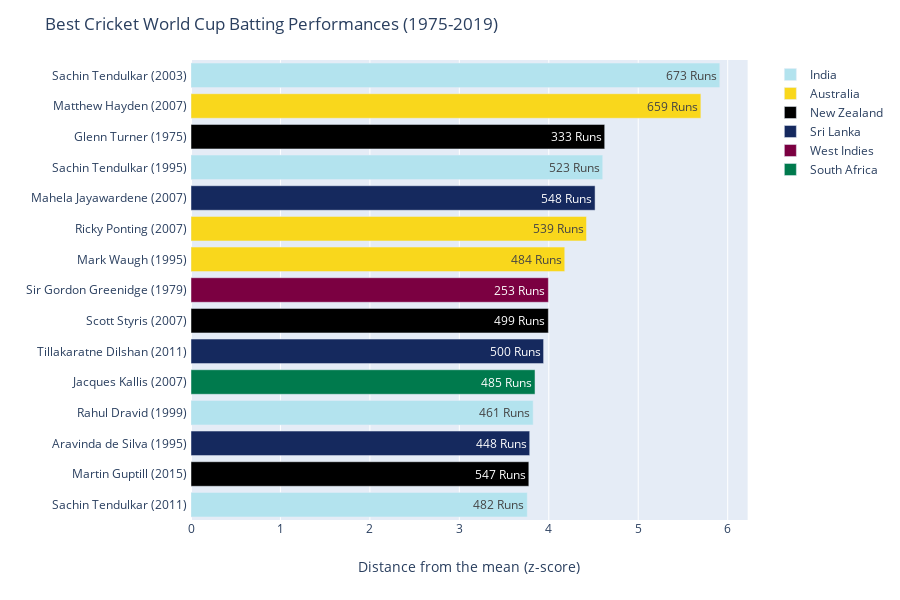

This figure's notebook cell:
### Code cell
plot_df = sum_batsmen_runs_df.sort_values("ZScore", ascending=False).head(15)
plot_df["Country"] = plot_df["Batsman"].apply(lambda x: countries[x])
plot_df["Colour"] = plot_df["Country"].apply(lambda x: colours[x])
plot_df["NameLabel"] = plot_df["Batsman"] + " (" + plot_df["Year"].astype(str) + ") "
plot_df["RunsLabel"] = plot_df["Runs"].astype(str) + " Runs"
fig = px.bar(
    plot_df, 
    x="ZScore", 
    y="NameLabel", 
    text="RunsLabel", 
    labels=dict(ZScore="Distance from the mean (z-score)", NameLabel=""),
    orientation="h",    
    color="Country",
    color_discrete_sequence=list(plot_df["Colour"].unique()),
).for_each_trace(lambda t: t.update(name=t.name.split("=")[1]))
fig.update_traces(hoverinfo="skip")
fig.update_layout(showlegend=True)
fig.update_layout(yaxis_categoryorder="total ascending")
fig.update_layout(title="Best Cricket World Cup Batting Performances (1975-2019)")
fig.show()
pio.write_image(fig, "batting.png", width=1024, height=768, scale=5)

### Figure 1 — Plotly figure (JSON) as saved in the notebook; plotly's stock layout.template omitted (floating-point values rounded to 4 significant figures)
{"data": [{"alignmentgroup": "True", "hoverinfo": "skip", "hoverlabel": {"namelength": 0}, "hovertemplate": "Country=India<br>Distance from the mean (z-score)=%{x}<br>=%{y}<br>RunsLabel=%{text}", "legendgroup": "Country=India", "marker": {"color": "#B3E3EE"}, "name": "India", "offsetgroup": "Country=India", "orientation": "h", "showlegend": true, "text": ["673 Runs", "523 Runs", "461 Runs", "482 Runs"], "textposition": "auto", "type": "bar", "x": [5.912, 4.603, 3.825, 3.76], "xaxis": "x", "y": ["Sachin Tendulkar (2003) ", "Sachin Tendulkar (1995) ", "Rahul Dravid (1999) ", "Sachin Tendulkar (2011) "], "yaxis": "y"}, {"alignmentgroup": "True", "hoverinfo": "skip", "hoverlabel": {"namelength": 0}, "hovertemplate": "Country=Australia<br>Distance from the mean (z-score)=%{x}<br>=%{y}<br>RunsLabel=%{text}", "legendgroup": "Country=Australia", "marker": {"color": "#F9D71C"}, "name": "Australia", "offsetgroup": "Country=Australia", "orientation": "h", "showlegend": true, "text": ["659 Runs", "539 Runs", "484 Runs"], "textposition": "auto", "type": "bar", "x": [5.7, 4.421, 4.178], "xaxis": "x", "y": ["Matthew Hayden (2007) ", "Ricky Ponting (2007) ", "Mark Waugh (1995) "], "yaxis": "y"}, {"alignmentgroup": "True", "hoverinfo": "skip", "hoverlabel": {"namelength": 0}, "hovertemplate": "Country=New Zealand<br>Distance from the mean (z-score)=%{x}<br>=%{y}<br>RunsLabel=%{text}", "legendgroup": "Country=New Zealand", "marker": {"color": "black"}, "name": "New Zealand", "offsetgroup": "Country=New Zealand", "orientation": "h", "showlegend": true, "text": ["333 Runs", "499 Runs", "547 Runs"], "textposition": "auto", "type": "bar", "x": [4.625, 3.995, 3.777], "xaxis": "x", "y": ["Glenn Turner (1975) ", "Scott Styris (2007) ", "Martin Guptill (2015) "], "yaxis": "y"}, {"alignmentgroup": "True", "hoverinfo": "skip", "hoverlabel": {"namelength": 0}, "hovertemplate": "Country=Sri Lanka<br>Distance from the mean (z-score)=%{x}<br>=%{y}<br>RunsLabel=%{text}", "legendgroup": "Country=Sri Lanka", "marker": {"color": "#15295E"}, "name": "Sri Lanka", "offsetgroup": "Country=Sri Lanka", "orientation": "h", "showlegend": true, "text": ["548 Runs", "500 Runs", "448 Runs"], "textposition": "auto", "type": "bar", "x": [4.517, 3.942, 3.787], "xaxis": "x", "y": ["Mahela Jayawardene (2007) ", "Tillakaratne Dilshan (2011) ", "Aravinda de Silva (1995) "], "yaxis": "y"}, {"alignmentgroup": "True", "hoverinfo": "skip", "hoverlabel": {"namelength": 0}, "hovertemplate": "Country=West Indies<br>Distance from the mean (z-score)=%{x}<br>=%{y}<br>RunsLabel=%{text}", "legendgroup": "Country=West Indies", "marker": {"color": "#7b0041"}, "name": "West Indies", "offsetgroup": "Country=West Indies", "orientation": "h", "showlegend": true, "text": ["253 Runs"], "textposition": "auto", "type": "bar", "x": [3.995], "xaxis": "x", "y": ["Sir Gordon Greenidge (1979) "], "yaxis": "y"}, {"alignmentgroup": "True", "hoverinfo": "skip", "hoverlabel": {"namelength": 0}, "hovertemplate": "Country=South Africa<br>Distance from the mean (z-score)=%{x}<br>=%{y}<br>RunsLabel=%{text}", "legendgroup": "Country=South Africa", "marker": {"color": "#007A4D"}, "name": "South Africa", "offsetgroup": "Country=South Africa", "orientation": "h", "showlegend": true, "text": ["485 Runs"], "textposition": "auto", "type": "bar", "x": [3.846], "xaxis": "x", "y": ["Jacques Kallis (2007) "], "yaxis": "y"}], "layout": {"barmode": "relative", "height": 600, "legend": {"tracegroupgap": 0}, "margin": {"t": 60}, "showlegend": true, "title": {"text": "Best Cricket World Cup Batting Performances (1975-2019)"}, "xaxis": {"anchor": "y", "domain": [0, 0.98], "title": {"text": "Distance from the mean (z-score)"}}, "yaxis": {"anchor": "x", "categoryorder": "total ascending", "domain": [0, 1], "title": {"text": ""}}}}
